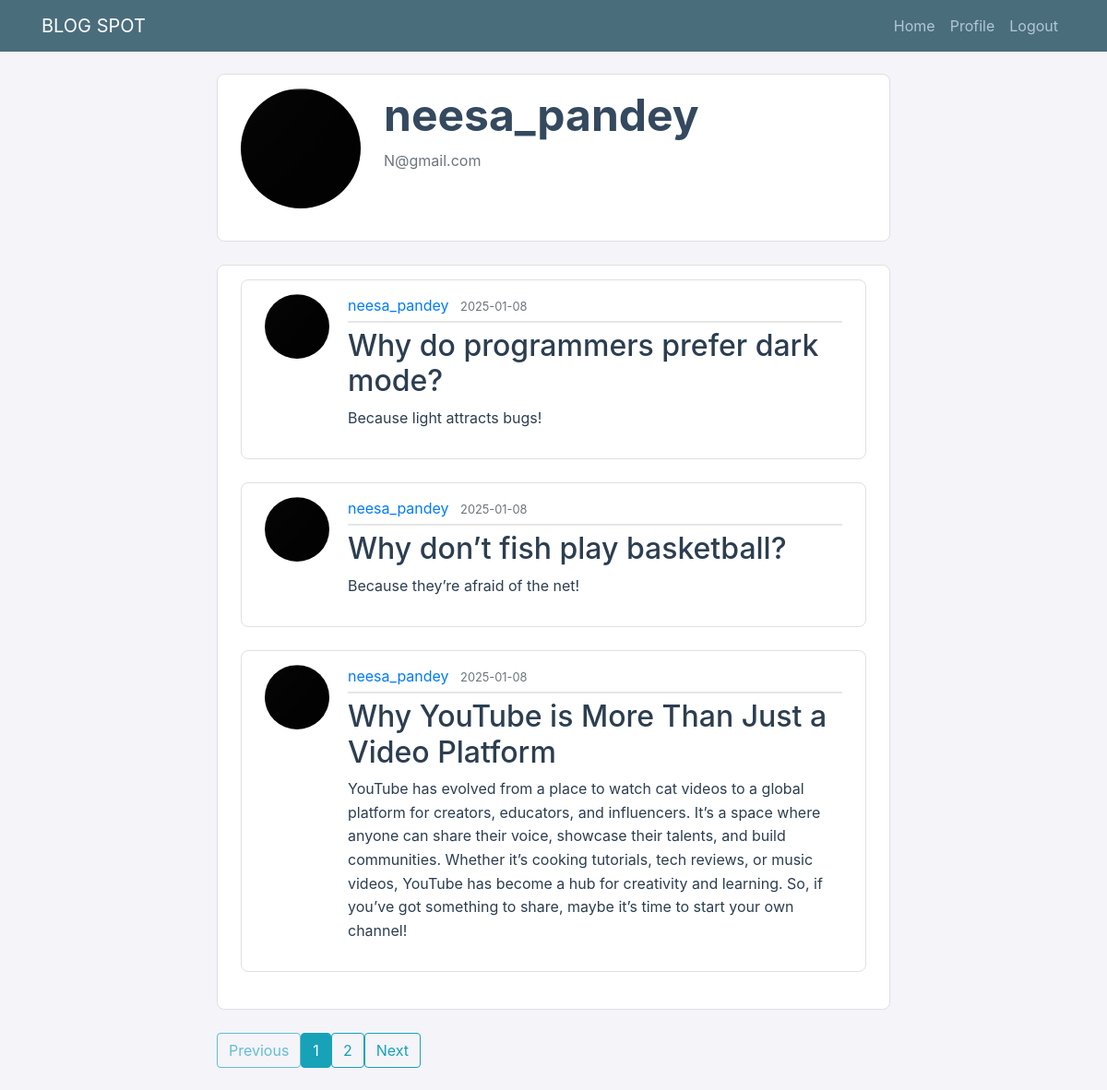
Screenshot of /account/neesa_pandey (signed in) with the database file from the repository.
### blogweb/models.py (models this page shows, shortened)
class User(db.Model,UserMixin):
    id = db.Column(db.Integer,primary_key=True)
    username = db.Column(db.String(20) , unique=True , nullable = False)
    email = db.Column(db.String(120) , unique=True , nullable = False)
    profile = db.Column(db.String(20),nullable=False,default='default.jpg')
    password = db.Column(db.String(60),nullable=False)
    posts = db.relationship('Post',backref='author',lazy=True)

class Post(db.Model):
    id = db.Column(db.Integer,primary_key=True)
    title=db.Column(db.String(100) ,nullable=False)
    date_posted = db.Column(db.DateTime,nullable=False,default=datetime.utcnow)
    content = db.Column(db.Text,nullable=False)
    user_id = db.Column(db.Integer,db.ForeignKey('user.id'),nullable=False)

### blogweb/main/routes.py (the view, shortened to what this page needs)
@main.route("/account")
@main.route("/account/<username>")
@login_required
def account(username=None):
    profile = url_for('static', filename='profilefile/' + current_user.profile)
    if username:
        page = request.args.get('page', 1, type=int)
        user = User.query.filter_by(username=username).first_or_404()
        posts = Post.query.filter_by(author=user)\
            .order_by(Post.date_posted.desc())\
            .paginate(page=page, per_page=3)
        has_posts = len(posts.items) > 0
        return render_template('account.html', title=f"{user.username}'s Posts", profile=profile, posts=posts, user=user,has_posts=has_posts)

### blogweb/models.py (called while the page is built)
@login_manager.user_loader
def load_user(user_id):
    return User.query.get(int(user_id))

### blogweb/templates/account.html (shortened to what this page needs)
{% extends "layout.html" %}
{% block content %}
    <div class="content-section">
        <div class="media">
            <img class="rounded-circle account-img" src="{{ profile }}">
            <div class="media-body">
                <h2 class="account-heading">{{ user.username if user else current_user.username }}</h2>
                <p class="text-secondary">{{ user.email if user else current_user.email }}</p>
            </div>
        </div>
    </div>
    {% if has_posts %}
        <div class="content-section">
            {% for post in posts.items %}
                <article class="media content-section">
                <img class="rounded-circle article-img" src="{{url_for('static',filename='profilefile/' + post.author.profile)}}">
                <div class="media-body">
                    <div class="article-metadata">
                    <a class="mr-2" href="{{url_for('main.account', username=post.author.username)}} ">{{ post.author.username }}</a>
                    <small class="text-muted">{{ post.date_posted.strftime('%Y-%m-%d') }}</small>
                    </div>
                    <h2><a class="article-title" href="{{ url_for('posts.post',post_id = post.id)}}">{{ post.title }}</a></h2>
                    <p class="article-content">{{ post.content }}</p>
                </div>
                </article>
            {% endfor %}
        </div>
        <div class="pagination">
            {% if posts.has_prev %}
            <a class="btn btn-outline-info mb-4" href="{{ url_for('main.account', page=posts.prev_num) }}">Previous</a>
            {% else %}
            <a class="btn btn-outline-info mb-4 disabled" href="#">Previous</a>
            {% endif %}
            {% for page_num in posts.iter_pages() %}
            {% if page_num %}
                {% if posts.page == page_num %}
                <a class="btn btn-info mb-4" href="{{ url_for('main.account', page=page_num) }}">{{ page_num }}</a>
                {% else %}
                <a class="btn btn-outline-info mb-4" href="{{ url_for('main.account', page=page_num) }}">{{ page_num }}</a>
                {% endif %}
            {% else %}
                <span class="btn btn-outline-info mb-4 disabled">...</span>
            {% endif %}
            {% endfor %}
            {% if posts.has_next %}
            <a class="btn btn-outline-info mb-4" href="{{ url_for('main.account', page=posts.next_num) }}">Next</a>
            {% else %}
            <a class="btn btn-outline-info mb-4 disabled" href="#">Next</a>
            {% endif %}
        </div>
    {% endif %}
{% endblock content %}

### blogweb/static/main.css (style rules this page uses)
body { background: #f4f4f9; color: #2c3e50; margin-top: 5rem; }
h1, h2, h3, h4, h5, h6 { color: #34495e; }
.content-section { background: #ffffff; padding: 15px 25px; border: 1px solid #e0e0e0; border-radius: 8px; margin-bottom: 25px; }
.article-title { color: #2c3e50; }
.article-content { white-space: pre-line; line-height: 1.6; }
.article-img { height: 70px; width: 70px; margin-right: 20px; }
.article-metadata { padding-bottom: 5px; margin-bottom: 6px; border-bottom: 2px solid #e6e6e6; }
.account-img { height: 130px; width: 130px; margin-right: 25px; margin-bottom: 20px; }
.account-heading { font-size: 3rem; font-weight: 700; }

### rows the page displays
User: username "neesa_pandey", email "N@gmail.com"
Post: profile (placeholder picture), author.username "neesa_pandey", date_posted "2025-01-08", title "Why do programmers prefer dark mode?", content "Because light attracts bugs!"
Post: profile (placeholder picture), author.username "neesa_pandey", date_posted "2025-01-08", title "Why don’t fish play basketball?", content "Because they’re afraid of the net!"
Post: profile (placeholder picture), author.username "neesa_pandey", date_posted "2025-01-08", title "Why YouTube is More Than Just a Video Platform", content "YouTube has evolved from a place to watch cat videos to a global platform for creators, educators, and influencers. It’s a space where anyone can share their voice, showcase their talents, and build communities. Whether it’s cooking tutorials, tech reviews, or music videos, YouTube has become a hub for creativity and learning. So, if you’ve got something to share, maybe it’s time to start your own channel!"

### other values shown
{{ page_num }} "1"
{{ page_num }} "2"
